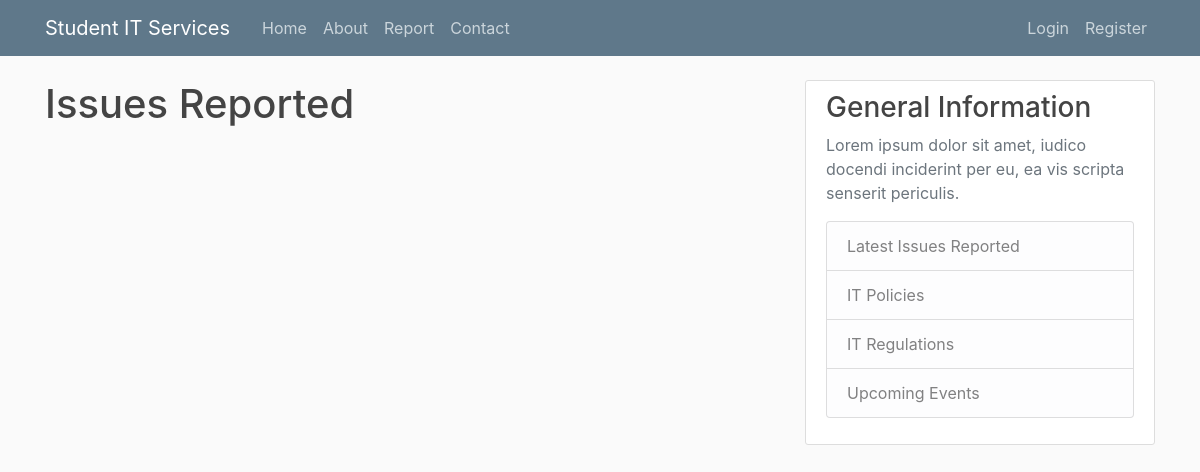
The page /report on the database as committed earlier.
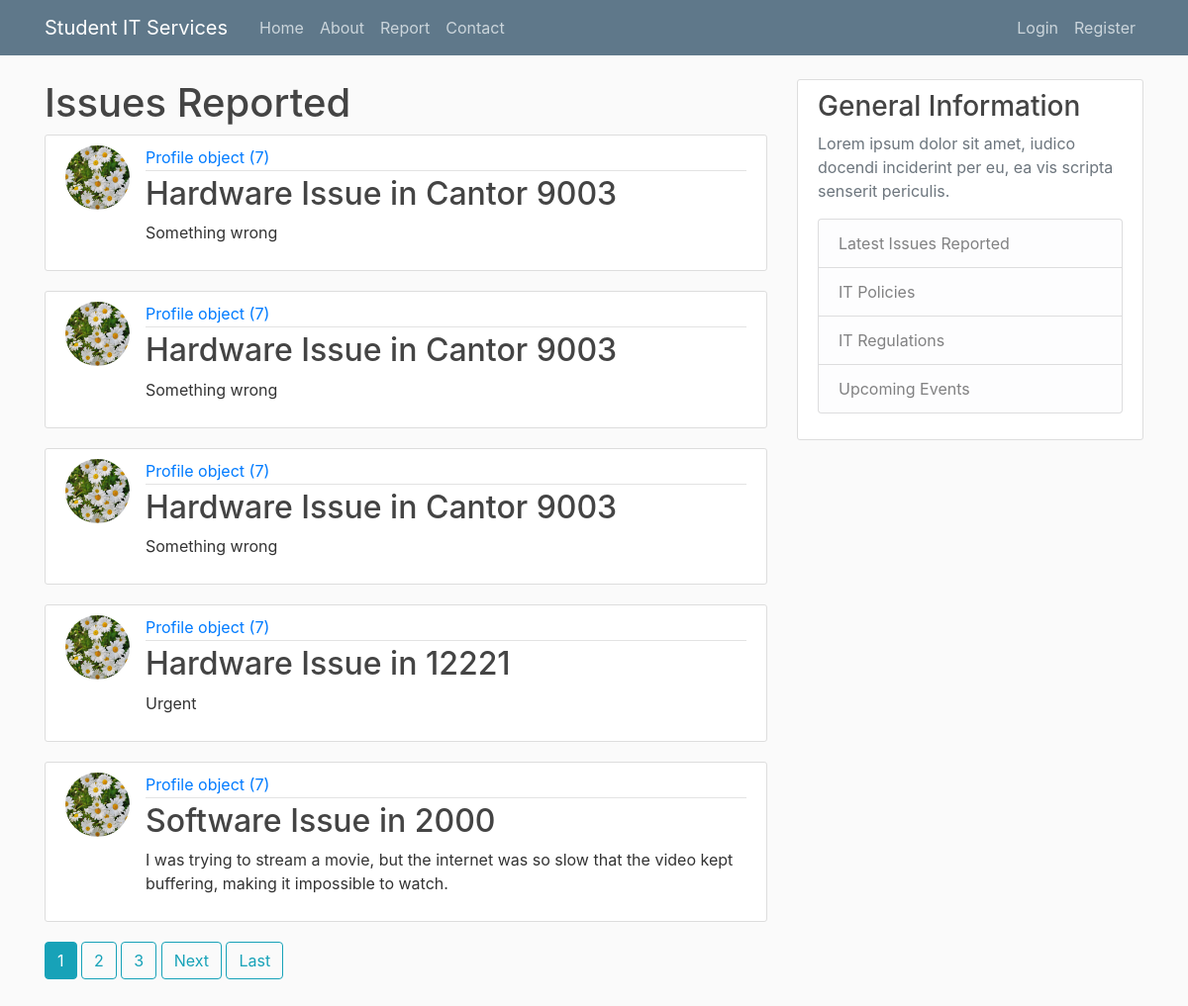
The same page on the database as committed later.
### itreporting/models.py (models this page shows, shortened)
class Issue(models.Model):
    type = models.CharField(max_length = 100, choices = [('Hardware', 'Hardware'), ('Software', 'Software')])
    room = models.CharField(max_length = 100)
    urgent = models.BooleanField(default = False)
    details = models.TextField()
    date_submitted = models.DateTimeField(default = timezone.now)
    author = models.ForeignKey(User, related_name = 'issues', on_delete = models.CASCADE)
    def __str__(self):
        return f'{self.type} Issue in {self.room}'

### users/models.py (models this page shows)
class Profile(models.Model):
    user = models.OneToOneField(User, null = True, on_delete = models.CASCADE)
    image = models.ImageField(default = 'default.png', upload_to = 'profile_pics')

### itreporting/views.py (the view)
# urls.py: path('report', PostListView.as_view(), name = 'report'),
class PostListView(ListView):
    model = Issue
    template_name = 'itreporting/report.html'
    context_object_name = 'issues'
    ordering = ['-date_submitted']
    paginate_by = 5

### itreporting/templates/itreporting/report.html (shortened to what this page needs)
{% extends "itreporting/base.html" %}
{% block content %}
     <h1>Issues Reported</h1>
{% for issue in issues %}
<article class="media content-section">
    <img class="rounded-circle article-img" src="{{ issue.author.profile.image.url }}"/>
    <div class="media-body">
        <div class="article-metadata">
            <a class="mr-2" href="{% url 'itreporting:user-issues' issue.author.username %}">{{ issue.author.profile }}</a>
        </div>
        <h2><a class="article-title" href="{% url 'itreporting:issue-detail' issue.id %}">{{ issue }}</a></h2>
        <p class="article-content">{{ issue.details }}</p>
    </div>
</article>
{% endfor %}
{% if is_paginated %}
    {% for num in page_obj.paginator.page_range %} {% if page_obj.number == num %}
        <a class="btn btn-info mb-4" href="?page={{num}}">{{num}}</a>
    {% elif num > page_obj.number|add:'-3' and num < page_obj.number|add:'3' %}
        <a class="btn btn-outline-info mb-4" href="?page={{num}}">{{num}}</a>
    {% endif %}
    {% endfor %}
    {% if page_obj.has_next %}
        <a class="btn btn-outline-info mb-4" href="?page={{page_obj.next_page_number}}">Next</a>
        <a class="btn btn-outline-info mb-4" href="?page={{page_obj.paginator.num_pages}}">Last</a>
    {% endif %}
    {% endif %}
{% endblock content %}

### itreporting/templates/itreporting/base.html (shortened to what this page needs)
{% load static %}
<!DOCTYPE html>
<html>
<head>
    <link rel="stylesheet" href="https://cdn.jsdelivr.net/npm/bootstrap@4.0.0/dist/css/bootstrap.min.css">
    <link rel="stylesheet" type="text/css" href="{% static 'css/style.css' %}" />
</head>
<body>
    <div class="container">
        <header class="site-header">
            <nav class="navbar navbar-expand-md navbar-dark bg-steel fixed-top">
                <div class="container">
                <a class="navbar-brand mr-4" href="#">Student IT Services</a>
                <div class="collapse navbar-collapse" id="navbarToggle">
                    <div class="navbar-nav mr-auto">
                        <a class="nav-item nav-link" href= "{% url 'itreporting:home' %}" >Home</a>
                        <a class="nav-item nav-link" href="{% url 'itreporting:about' %}">About</a>
                        <a class="nav-item nav-link" href="{% url 'itreporting:report' %}">Report</a>
                        <a class="nav-item nav-link" href="{% url 'itreporting:contact' %}">Contact</a>
                    </div>
                    <div class="navbar-nav">
                        {% if user.is_authenticated %}
                        <a class="nav-item nav-link" href="{% url 'itreporting:issue-create' %}">Report New Issue</a>
                        <a class="nav-item nav-link" href="{% url 'profile' %}">Profile</a>
                        <a class="nav-item nav-link" href="{% url 'logout' %}">Logout</a> {% else %}
                        <a class="nav-item nav-link" href="{% url 'login' %}">Login</a>
                        <a class="nav-item nav-link" href="{% url 'register' %}">Register</a>
                        {% endif %}
                    </div>
                </div>
                </div>
            </nav>
        </header>
        <div class="row">
            <div class="col-md-8">
            {% block content %}{% endblock %}
            </div>
            <div class="col-md-4">
                <div class="content-section">
                    <h3>General Information</h3>
                    <p class='text-muted'>Lorem ipsum dolor sit amet, iudico docendi inciderint per eu, ea vis scripta senserit periculis.
                      <ul class="list-group">
                        <li class="list-group-item list-group-item-light">Latest Issues Reported</li>
                        <li class="list-group-item list-group-item-light">IT Policies</li>
                        <li class="list-group-item list-group-item-light">IT Regulations</li>
                        <li class="list-group-item list-group-item-light">Upcoming Events</li>
                      </ul>
                    </p>
                  </div>
            </div>
        </div>
    </div>
</body>
</html>

### itreporting/static/css/style.css (style rules this page uses)
html { position: relative; min-height: 100%; }
body { background: #fafafa; color: #333333; margin-top: 5rem; margin-bottom: 50px; }
h1, h2, h3, h4, h5, h6 { color: #444444; }
ul { margin: 0; }
.bg-steel { background-color: #5f788a; }
.site-header .navbar-nav .nav-link { color: #cbd5db; }
.content-section { background: #ffffff; padding: 10px 20px; border: 1px solid #dddddd; border-radius: 3px; margin-bottom: 20px; }
.article-title { color: #444444; }
.article-content { white-space: pre-line; }
.article-img { height: 65px; width: 65px; margin-right: 16px; }
.article-metadata { padding-bottom: 1px; margin-bottom: 4px; border-bottom: 1px solid #e3e3e3 }

Rows that differ between the two databases and show on the page:
added Issue: author.profile.image (picture), author.profile "Profile object (7)", type+room "Hardware Issue in Cantor 9003", details "Something wrong"
added Issue: author.profile.image (picture), author.profile "Profile object (7)", type+room "Hardware Issue in Cantor 9003", details "Something wrong"
added Issue: author.profile.image (picture), author.profile "Profile object (7)", type+room "Hardware Issue in Cantor 9003", details "Something wrong"
added Issue: author.profile.image (picture), author.profile "Profile object (7)", type+room "Hardware Issue in 12221", details "Urgent"
added Issue: author.profile.image (picture), author.profile "Profile object (7)", type+room "Software Issue in 2000", details "I was trying to stream a movie, but the internet was so slow that the video kept buffering, making it impossible to watch."
Other text that changed with them:
new list line: "1"
new list line: "2"
new list line: "3"
text now shown: "Next Last"
